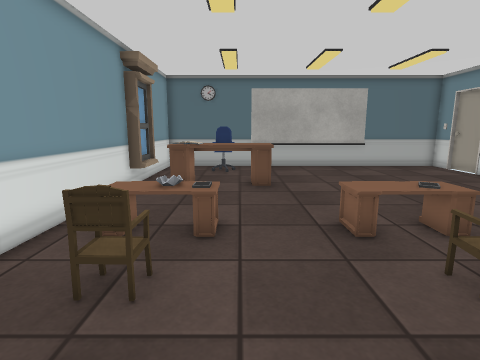
view 1 (above)

15 first-person views from a walk through a scene from a Unity 3-D project. The camera is 1.2 m above the floor, tilts 10° down and sees 80° across. The floor is counted in squares, 0.5 m on a side. Each view is taken from the middle of a square. On the plan, view 1 faces up. The plan holds only what a view shows up to about 18 squares ahead; the rest is blank. Some animated figures are not drawn. Some surface patterns are stand-ins.

view 2
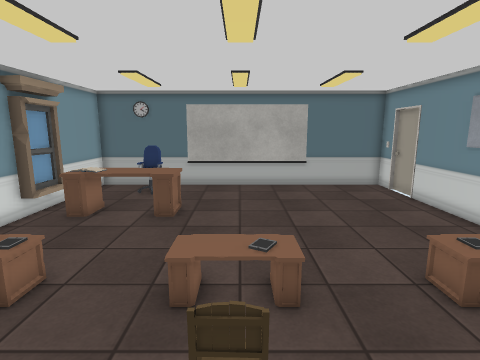

view 3
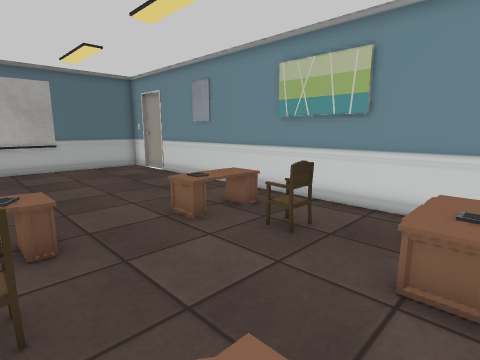

view 4
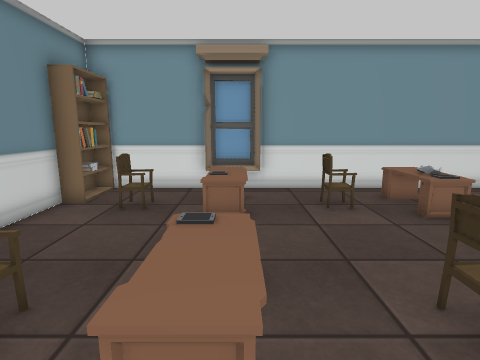

view 5
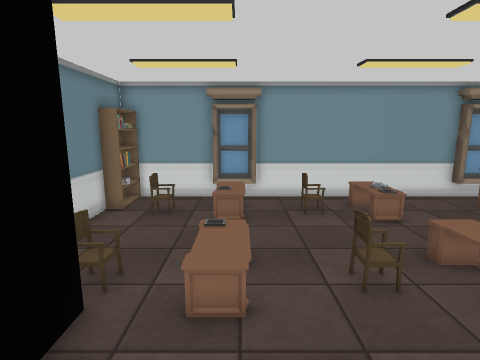

view 6
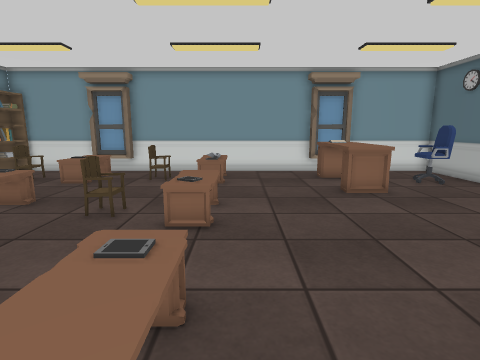

view 7
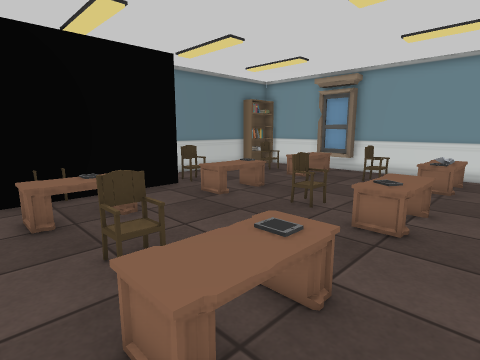

view 8
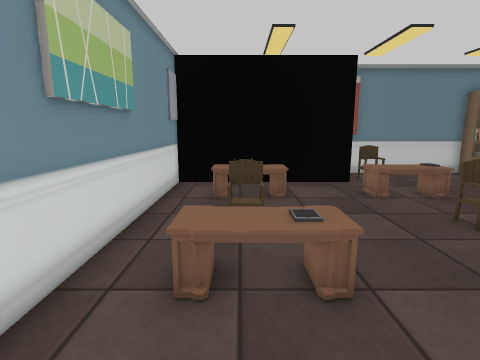

view 9
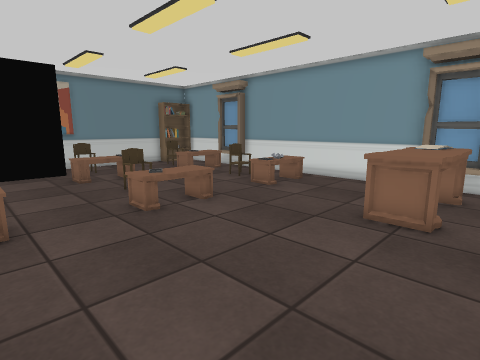

view 10
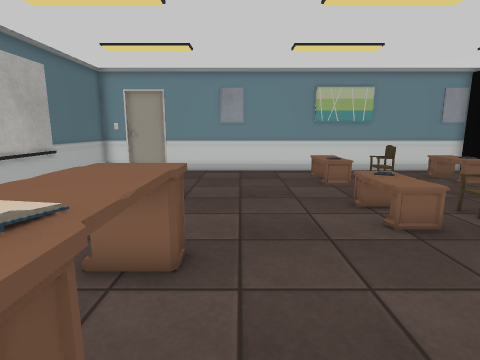

view 11
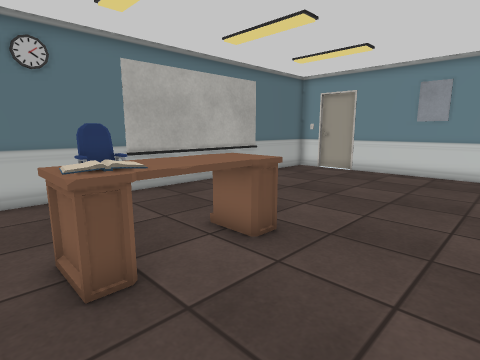

view 12
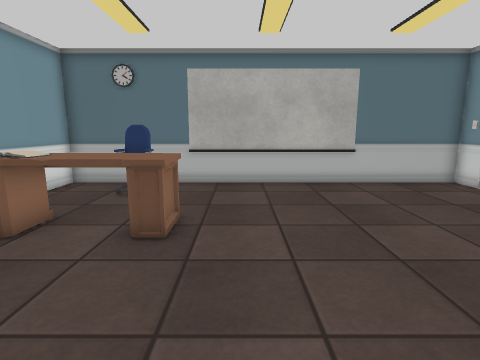

view 13
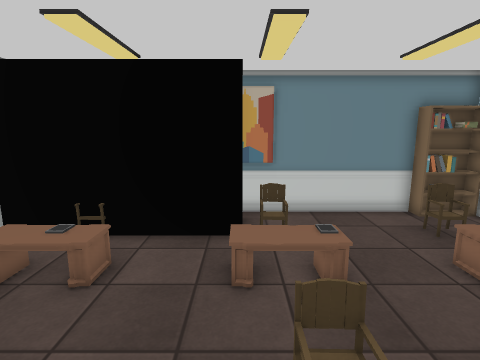

view 14
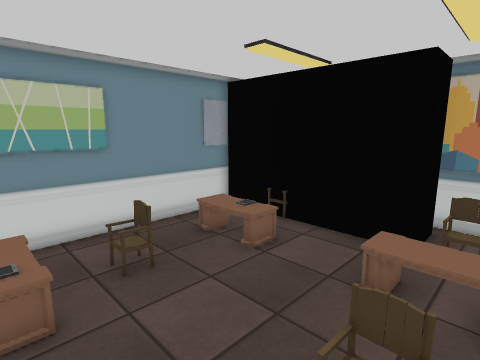

view 15
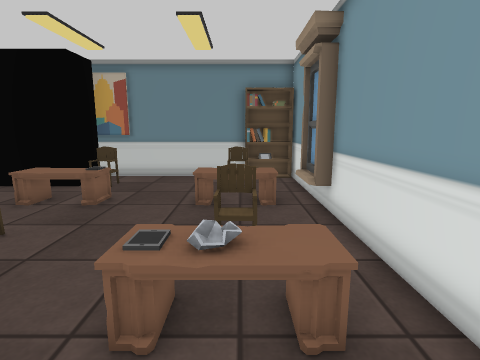

### Floor plan
Key: @ floor where view 1 was taken; # wall or solid block; . main floor; : floor 0.5 m higher than the main floor; / step, stairs or slope; E desk; B books; C chair; P phone; K bookshelf; O other object.
Columns run from 5 left of view 1 to 13 right of it. Each row starts with its distance up from view 1.
 19 ###################
 18 #.................#
 17 #..OOO............#
 16 #...O.............#
 15 #.................#
 14 ##EEEEE...........#
 13 ##BBEEE...........#
 12 ##EBEEE...........#
 11 #.................#
 10 #.................#
  9 #.................#
  8 #.................#
  7 #.OOO...::/...OO..#
  6 #.......///.......#
  5 #......../........#
  4 #..C.....C....CC..#
  3 #.................#
  2 ##................#
  1 ##OOO...///...///.#
  0 ##OOO@..///...P//.#
 -1 #.................#
 -2 #..O.....C#########
 -3 #..C.....C#
 -4 #KKK......#
 -5 KKK########

Positions as (right, up) in squares from view 1, and headings:
1: (0, 0), facing up
2: (4, 1), facing up
3: (4, 0), facing up-right
4: (7, 1), facing left
5: (10, 1), facing left
6: (12, 8), facing left
7: (12, 9), facing down-left
8: (10, 11), facing down
9: (9, 15), facing down-left
10: (-4, 11), facing right
11: (-4, 8), facing up-right
12: (3, 6), facing up
13: (5, 7), facing down
14: (3, 7), facing down-right
15: (-2, 10), facing down
